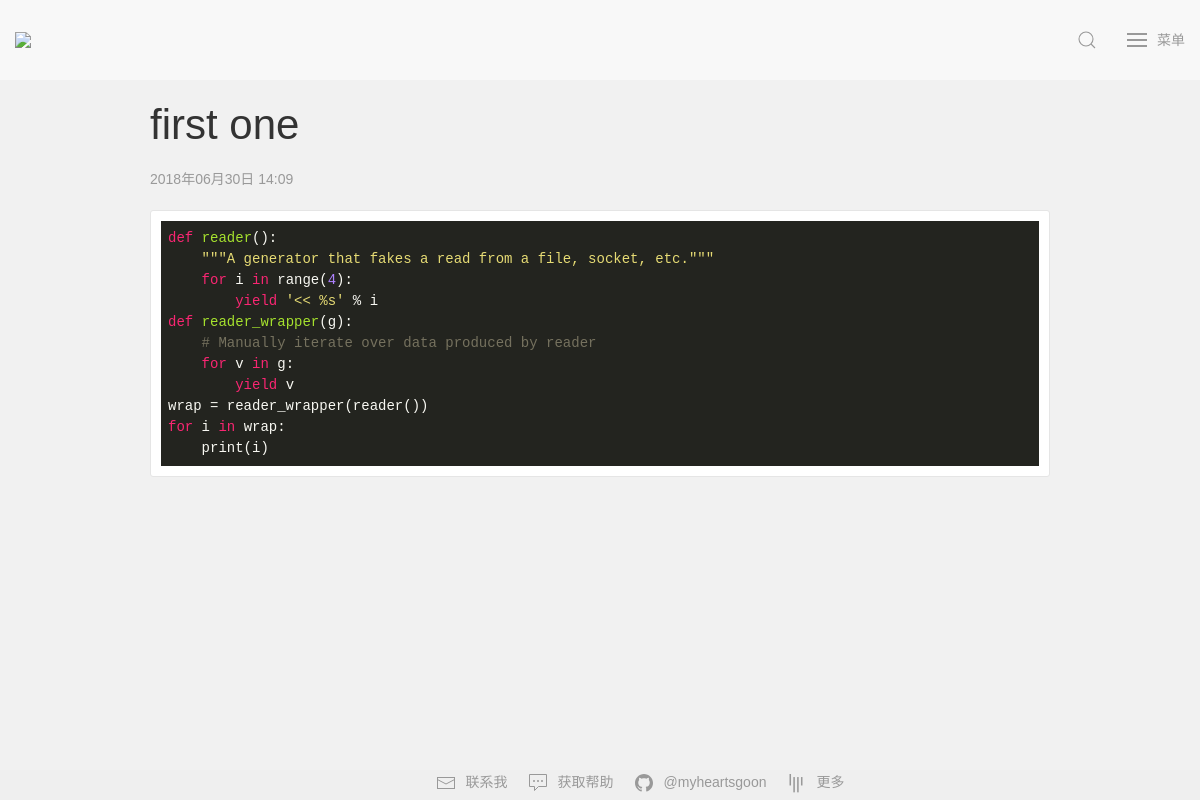
The page /article/1 on the database as committed earlier.
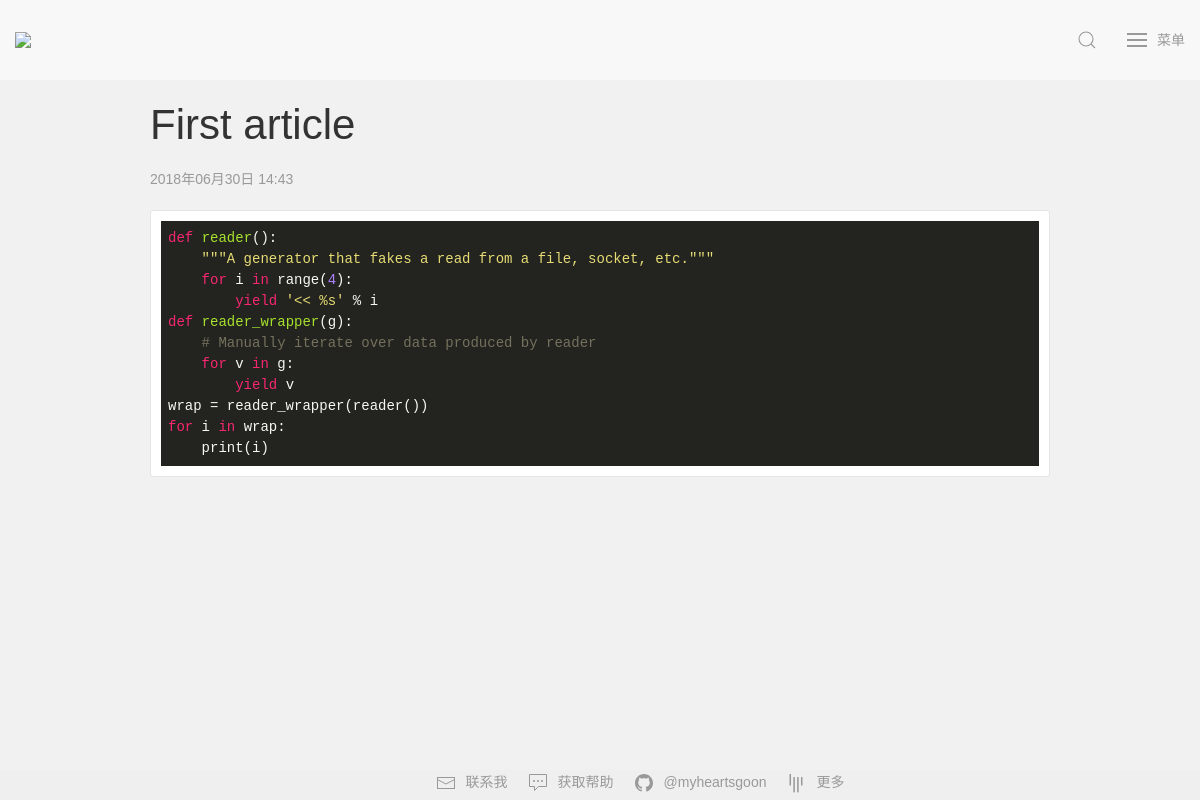
The same page on the database as committed later.
### application/models/models.py (models this page shows, shortened)
class Article(db.Model):
    __tablename__ = 'article'
    id = db.Column(db.Integer, primary_key=True)
    title = db.Column(db.String(100))
    descp = db.Column(db.String(100))
    content = db.Column(db.String(2000))
    user_id = db.Column(db.Integer, db.ForeignKey('users.id'))
    user = db.relationship('User', backref=db.backref('article'))
    time = db.Column(db.DateTime, default=datetime.now)
    category = db.Column(db.String(10))
    thumbnail = db.Column(db.String(50))

### application/controllers/routes.py (the view)
@bp.route('/article/<id>')
def details(id):
    details = Article.query.filter_by(id=id).first()
    if details is not None:
        return render_template('details.html', details=details)
    else:
        return render_template('404.html')

### application/controllers/routes.py (called while the page is built)
@bp.before_request
def make_session_permant():
    session.permanent = True

### application/templates/details.html (shortened to what this page needs)
{% extends "base.html" %}
{% block content %}
<div class="uk-container uk-container-small uk-margin-top uk-margin-xlarge-bottom">
    <article class="uk-article">
        <h1 class="uk-article-title">{{ details.title }}</h1>
        <p class="uk-comment-meta article-date">{{ details.time.strftime('%Y{y}%m{m}%d{d} %H:%M').format(y='年', m='月', d='日') }}</p>
        {{ details.content | safe }}
    </article>
</div>
{% endblock %}

### application/templates/base.html (shortened to what this page needs)
<!DOCTYPE html>
<html>
    <head>
        <link rel="stylesheet" href="{{ url_for('static', filename='css/uikit.min.css') }}" />
        <link rel="stylesheet" href="{{ url_for('static', filename='css/styles.css') }}" />
        <link rel="stylesheet" href="{{ url_for('static', filename='css/monokai-sublime.css') }}" />
    </head>
    <body>
        <nav class="uk-navbar uk-navbar-container uk-margin">
            <div class="uk-navbar-left">
                <a class="uk-navbar-item uk-logo" href="{{ url_for('blog.home') }}"><img width="50" src="{{ url_for('static', filename='img/logo.png') }}"></a>
            </div>
            <div class="uk-navbar-right">
                <div>
                    <a class="uk-navbar-toggle" uk-search-icon href="#"></a>
                </div>
                <a class="uk-navbar-toggle menu-text" uk-toggle="target: #offcanvas-nav-primary">
                    <span uk-navbar-toggle-icon></span> <span class="uk-margin-small-left">菜单</span>
                </a>
            </div>
        </nav>
        {% block content %}
        {% endblock %}
        <div class="uk-container uk-container-expand uk-text-center uk-margin-xlarge-top footer">
            <ul uk-margin="" class="uk-subnav tm-subnav uk-flex-inline uk-flex-center uk-margin-remove-bottom">
                <li><a href="mailto:myheartsgoon@gmail.com">
                    <span uk-icon="icon: mail" class="uk-margin-small-right uk-icon"></span>联系我</a>
                </li>
                <li><a href="https://github.com/uikit/uikit/stargazers">
                    <span uk-icon="icon: commenting" class="uk-margin-small-right uk-icon"></span>获取帮助</a>
                </li>
                <li><a href="https://github.com/myheartsgoon" class="uk-text-lowercase">
                    <span uk-icon="icon: github" class="uk-margin-small-right uk-icon"></span>@myheartsgoon</a>
                </li>
                <li><a href="https://gitter.im/uikit/uikit">
                    <span uk-icon="icon: gitter" class="uk-margin-small-right uk-icon"></span>更多</a>
                </li>
            </ul>
        </div>
    </body>
</html>

### application/static/css/styles.css (style rules this page uses)
body,button, input, select, textarea,h1 ,h2, h3, h4, h5, h6 { font-family: Microsoft YaHei,'宋体' , Tahoma, Helvetica, Arial, "\5b8b\4f53", sans-serif; }
html { background-color: #f1f1f1; }
.menu-text { font-family: Microsoft YaHei,'宋体' , Tahoma, Helvetica, Arial, "\5b8b\4f53", sans-serif; }
.article-date { margin-top: 5px; }
.footer { position:fixed; left:0px; bottom:0px; height:30px; width:100%; background-color: #efefef; }

### application/static/css/monokai-sublime.css (style rules this page uses)
.hljs { display: block; overflow-x: auto; padding: 0.5em; background: #23241f; }
.hljs, .hljs-tag, .hljs-subst { color: #f8f8f2; }

Rows that differ between the two databases and show on the page:
changed Article: title "first one" → "First article"; time "2018年06月30日 14:09" → "2018年06月30日 14:43"
